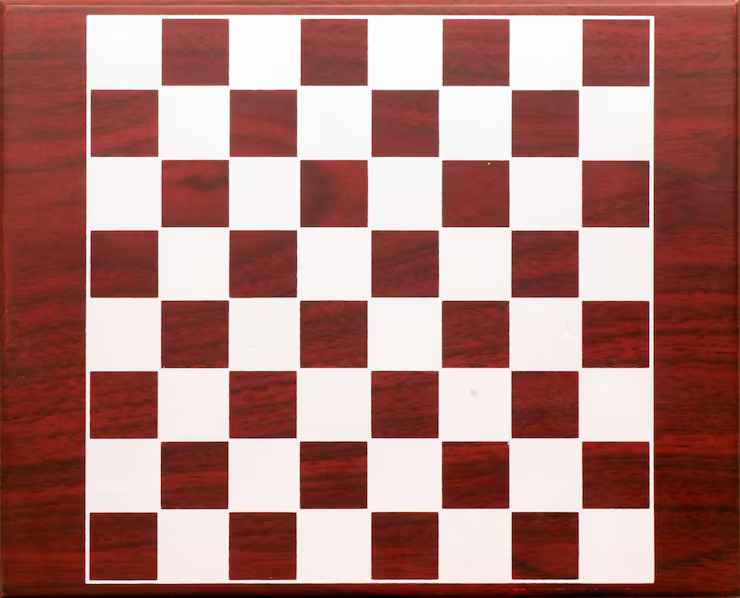
#> input picture Assignment 2/data/data_Ncut/chess.jpg, 740 x 598 px; its folder holds only this picture in this run
$ jupyter execute --allow-errors nCut_Segmentation.ipynb   (shell and % lines are left out)
#> lines starting #> are read from the running program, lines starting #| are printed output that depends on the picture; after the words box and inside, x2 and y2 are one past the last pixel; in counts of white or black regions, pixels touching at a corner belong together
#> further down, img is the input picture: shape (598, 740, 3); mean R, G, B 172.2, 124.9, 119.9
### Assignment 2/src/normalizedCut.py
import numpy as np
import matplotlib.pyplot as plt
from skimage import color, transform, filters
from scipy.linalg import eigh
from sklearn.cluster import KMeans

class NormalizedCut:
    def __init__(self, sigmaI=0.01, sigmaX=10, sigmaE=0.5):
        self.sigma_I = sigmaI
        self.sigma_X = sigmaX
        self.sigma_E = sigmaE

        # feature vectors
        self.I = None
        self.X = None
        self.E = None

        # storing the HxW of the resized image
        self.original_shape = None

        #Matrix
        self.W = None
        self.D = None

        self.evals = None
        self.evecs = None

    def fit(self, image, resize=(40, 40)):
#> called with resize = (60, 60)
        img_resized = transform.resize(image, resize, anti_aliasing=True)
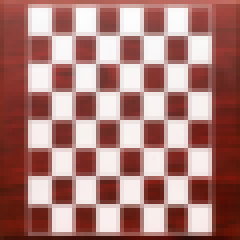
#> img_resized: shape (60, 60, 3) float64 (shown 4 times larger); mean R, G, B 0.675, 0.489, 0.47
        self.original_shape = img_resized.shape[:2]
#> self.original_shape = (60, 60)

        if len(img_resized.shape) == 3:
            img_resized = color.rgb2gray(img_resized)
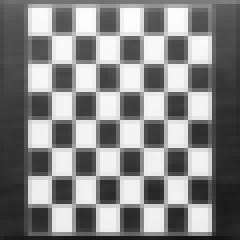
#> img_resized: shape (60, 60) float64 (shown 4 times larger); min 0.0729, max 0.996, mean 0.527

        edges = filters.sobel(img_resized)
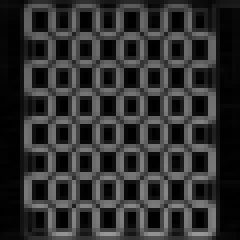
#> edges: shape (60, 60) float64 (shown 4 times larger); min 4.7e-05, max 0.597, mean 0.188
        rows, cols = img_resized.shape
#> rows = 60; cols = 60
        x_cords, y_cords = np.meshgrid(np.arange(cols), np.arange(rows))

        self.I = img_resized.flatten()
#> self.I = 3600 values, max 0.996 at index 213, min 0.0729 at index 3586, mean 0.527
        self.X = np.vstack((x_cords.flatten(), y_cords.flatten())).T
        self.E = edges.flatten()
#> self.E = 3600 values, max 0.597 at index 3529, min 4.7e-05 at index 2072, mean 0.188

        return self

    def build_W(self, use_edge=False):
#> called with use_edge = False
        diff_I = (self.I[:, np.newaxis] - self.I[np.newaxis, :]) ** 2
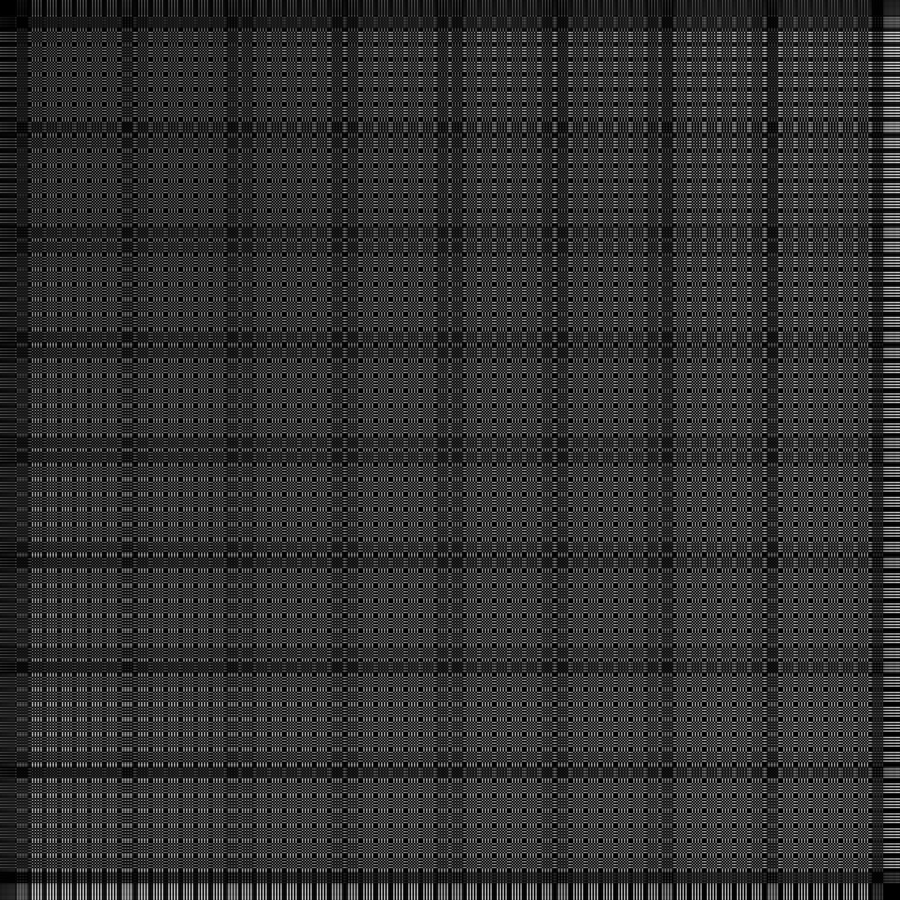
#> diff_I: shape (3600, 3600) float64 (shown at 1/4 size); min 0, max 0.852, mean 0.195
        diff_X = np.sum((self.X[:, np.newaxis, :] - self.X[np.newaxis, :, :])**2, axis = 2)
        W = np.exp(-diff_I / (self.sigma_I ** 2)) * np.exp(-diff_X / (self.sigma_X ** 2))
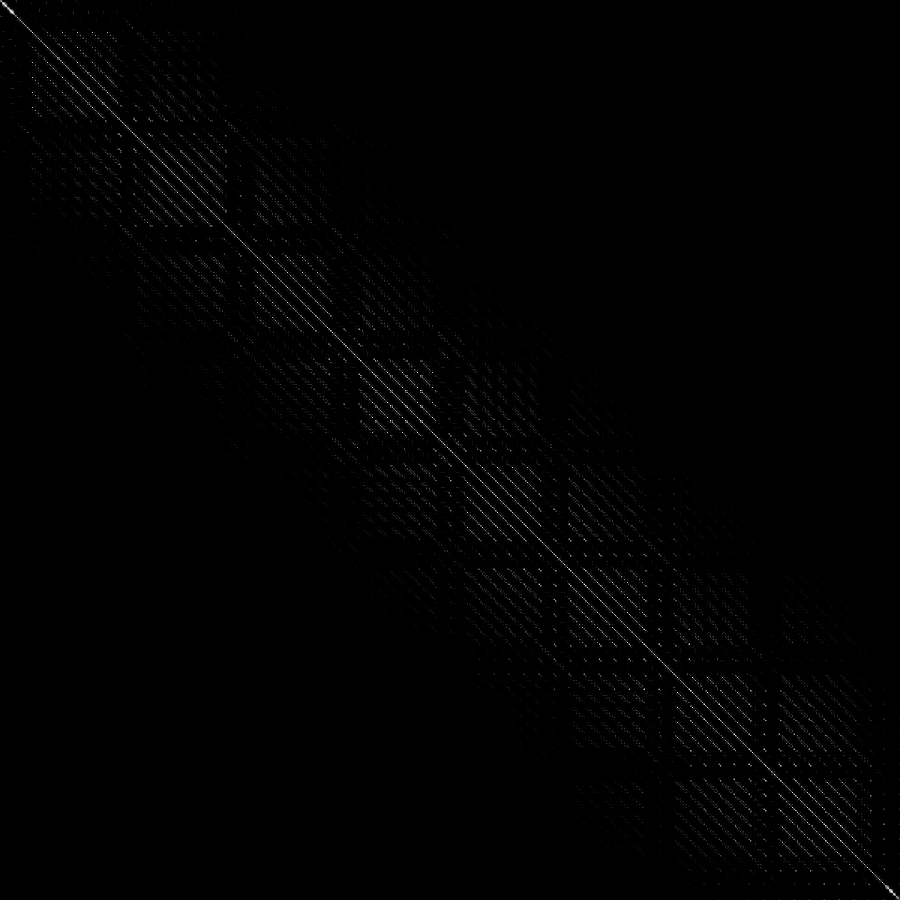
#> W: shape (3600, 3600) float64 (shown at 1/4 size); min 0, max 1, mean 0.00566

        if use_edge:
            diff_E = (self.E[:, np.newaxis] - self.E[np.newaxis, :]) ** 2
            W *= np.exp(-diff_E / (self.sigma_E ** 2))
        self.W = W
        return W

    def solve_nCut(self, K = 5):
#> called with K = 5
        row_sum = np.sum(self.W, axis = 1)
#> row_sum = 3600 values, max 59.05 at index 2792, min 1.01 at index 2647, mean 20.39
        self.D = np.diag(row_sum)
        L = self.D - self.W

        evals, evecs = eigh(L, self.D)
#> evals = 3600 values from -6.85e-17 to 1

        idx = np.argsort(evals)
#> idx = 3600 values from 0 to 3599
        self.evals = evals[idx]
#> self.evals = 3600 values from -6.85e-17 to 1
        self.evecs = evecs[:, idx]
        self.evecs = self.evecs[:, 1:K+1]
        return self.evals, self.evecs

    def applyThreshold(self, evec):
        threshold = np.median(evec)
        mask = evec > threshold
        return mask

    def partition_twoWay(self):
        smallest_evec = self.evecs[:, 0]
#> smallest_evec = 3600 values, max 0.00349 at index 3541, min -0.00394 at index 212, mean 0.000864
        segment_mask = self.applyThreshold(smallest_evec).astype(int)
#> in applyThreshold, `threshold = np.median(evec)`: threshold = 0.00343
#> segment_mask = 3600 values, max 1 at index 0, min 0 at index 1, mean 0.5
        segment_img = segment_mask.reshape(self.original_shape)
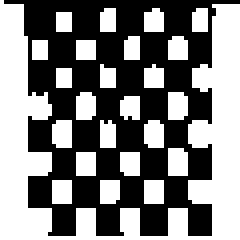
#> segment_img: shape (60, 60) int64 (shown 4 times larger); values 0 (black) and 1 (white), 50% white; 24 white regions, largest, box (x1, y1, x2, y2) and area: (0, 0, 60, 60) 1179, (42, 37, 47, 44) 34, (42, 23, 47, 30) 33

        # for consistent background and foreground
        if segment_img[0,0] == 1:
            segment_img = 1 - segment_img
#> segment_img: shape (60, 60) int64; values 0 (black) and 1 (white), 50% white; 1 white region, box (x1, y1, x2, y2) and area: (1, 0, 60, 59) 1800
        return segment_img

    # [37 lines left out: functions partition_recursive_Kway, partition_Ksimultaneous, not called in this run]


### Assignment 2/nCut_Segmentation.ipynb
[cell 1]
import matplotlib.pyplot as plt
from skimage import io, color, transform
from src.normalizedCut import *
import os

[cell 2]
data_dir = 'data/data_Ncut/'
image_names = os.listdir(data_dir)
resize_shape = (60, 60)

## Q1. Graph Based Image Segmentation using Normalized Cuts

#### 1.a) Compare Ncut with original weights vs improvised weights

[cell 3]
fig,axes = plt.subplots(nrows=len(image_names), ncols=4, figsize = (15, 10))

#> (the rest of this cell did not finish here and is left out)

#> call 2 of build_W, with use_edge = True
#> in build_W (call 2), `diff_E = (self.E[:, np.newaxis] - self.E[np.newaxis, :]) ** 2`:
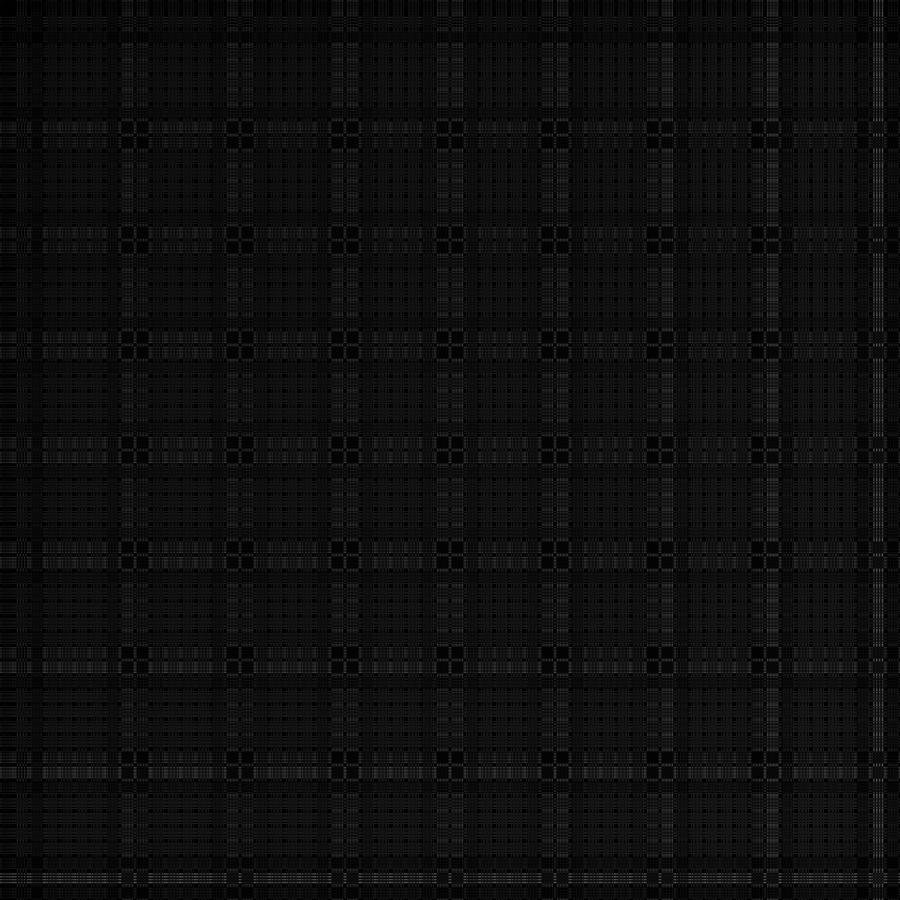
#> diff_E: shape (3600, 3600) float64 (shown at 1/4 size); min 0, max 0.356, mean 0.0594
    Ncut_model.solve_nCut()
    segment_modified = Ncut_model.partition_twoWay()
#> in partition_twoWay (call 2), `segment_img = segment_mask.reshape(self.original_shape)`: segment_img: shape (60, 60) int64; values 0 (black) and 1 (white), 50% white; 24 white regions, largest, box (x1, y1, x2, y2) and area: (0, 0, 60, 60) 1178, (42, 37, 47, 44) 34, (42, 23, 47, 30) 33

    axes[idx, 0].imshow(img)
    axes[idx, 0].set_title("Original Image")
    axes[idx, 0].axis('off')
    axes[idx, 1].imshow(color.rgb2gray(transform.resize(img, resize_shape, anti_aliasing=True)), cmap='gray')
    axes[idx, 1].set_title("Input Image")
    axes[idx, 1].axis('off')
    axes[idx, 2].imshow(segment_original, cmap='gray')
    axes[idx, 2].set_title("Segmented Image (Original)")
    axes[idx, 2].axis('off')
    axes[idx, 3].imshow(segment_modified, cmap='gray')
    axes[idx, 3].set_title("Segmented Image (Modified)")
    axes[idx, 3].axis('off')
plt.tight_layout()
plt.show()

#### 1.b) Compare Ncut with different STD values

[cell 4]
SigmaIList = [0.01, 0.1, 1]
SigmaXList = [2, 10, 50]

#> (a cell that did not finish here is left out)

[cell 6]
fig = plt.figure(figsize=(8, 25))

nrows = (len(SigmaIList) * len(SigmaXList) + 1)
ax = fig.add_subplot(nrows, 2, 1)
#> (the rest of this cell did not finish here and is left out)
